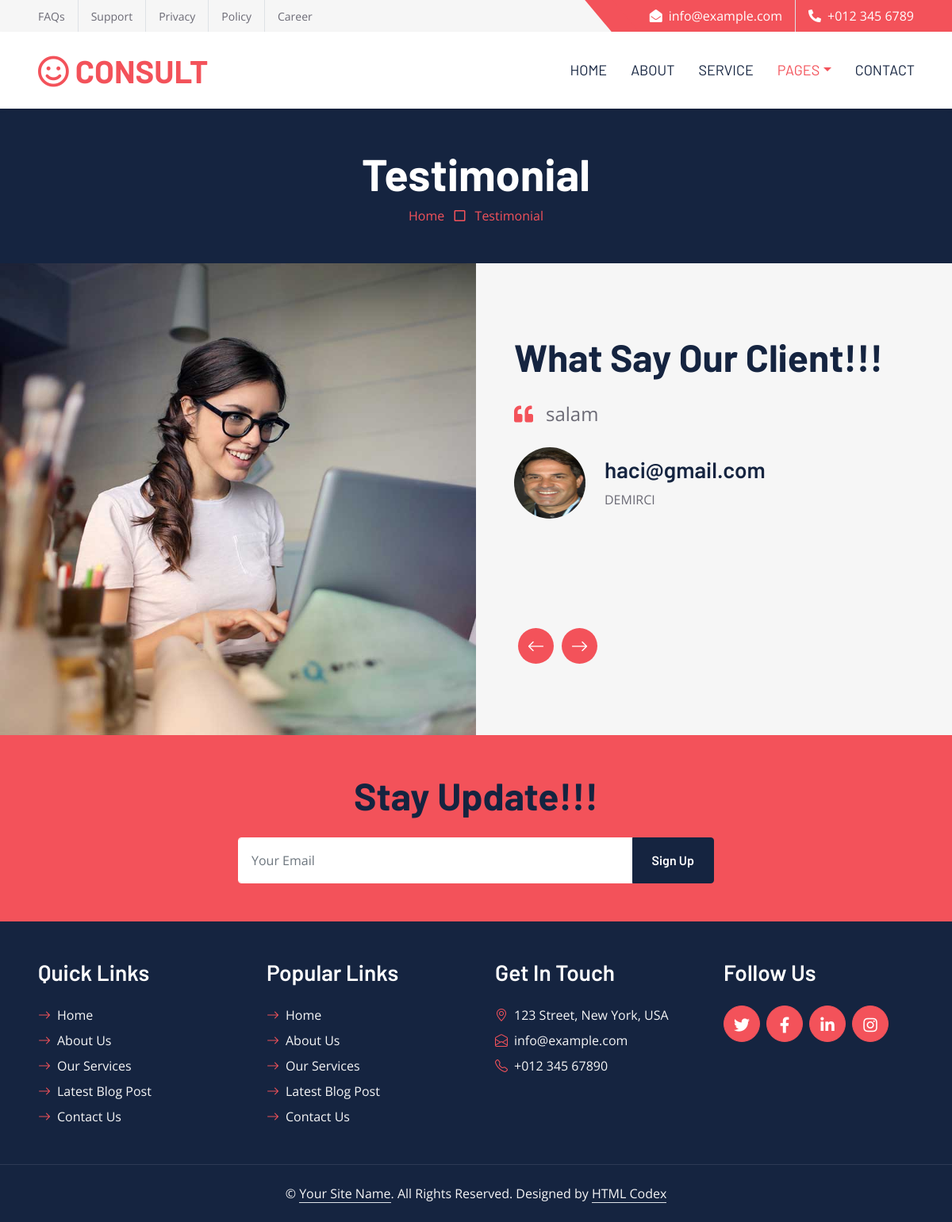
Page /testimonial/ on the committed database.
### my_app/models.py (models this page shows, shortened)
class Testimonial(DateMixin):
    description = models.TextField(verbose_name='metn')
    user  = models.ForeignKey(User,on_delete=models.SET_NULL,null=True,blank=True)
    profesion  = models.CharField(max_length=255,verbose_name='ixtisas',null=True,blank=True)
    class Meta:
     ordering = ('-created_at',)
     verbose_name = 'istifadeci reyi'
     verbose_name_plural = 'istifadeci reyleri'

### account/models.py (models this page shows, shortened)
class MyUser(AbstractBaseUser):
    email = models.EmailField(unique=True, max_length=120)
    name = models.CharField(max_length=40, verbose_name="Istifadəçi adi", blank=True, null=True)
    surname = models.CharField(max_length=40, verbose_name="Istifadəçi soyadi", blank=True, null=True)
    pp = models.ImageField(upload_to="accounts/", blank=True, null=True)
    age = models.CharField(max_length=255, verbose_name="Age")
    birthday = models.DateField(null=True, blank=True)
    gender = models.CharField(max_length=20, null=True, blank=True)
    phone = models.CharField(max_length=100, null=True, blank=True)
    slug = models.SlugField(unique=True)
    activation_code = models.CharField(max_length=50, unique=True, blank=True, null=True)
    password_reset_code = models.CharField(max_length=120, blank=True, null=True)
    created_at = models.DateTimeField(auto_now_add=True)
    is_active = models.BooleanField(default=True)
    is_staff = models.BooleanField(default=False)
    is_superuser = models.BooleanField(default=False)
    objects = MyUserManager()
    USERNAME_FIELD = 'email'
    class Meta:
        ordering = ['-created_at']
        verbose_name = 'MyUser'
        verbose_name_plural = 'MyUser'

### my_app/views.py (the view)
# urls.py: path('testimonial/',testimonial_view,name = 'testimonial'),
def testimonial_view(request):
    reyler = Testimonial.objects.all()
    context = {
        'reyler':reyler
    }
    return render(request,'testimonial.html',context)

### my_app/context_processor.py (called while the page is built)
def data_sender(request):
    main_detail = MainDetails.objects.first()
    return {"main_detail": main_detail,}

### templates/testimonial.html (shortened to what this page needs)
{% load static %}
<!DOCTYPE html>
<html lang="en">
<head>
    <link href="https://cdnjs.cloudflare.com/ajax/libs/font-awesome/5.10.0/css/all.min.css" rel="stylesheet">
    <link href="https://cdn.jsdelivr.net/npm/bootstrap-icons@1.4.1/font/bootstrap-icons.css" rel="stylesheet">
    <link href="{% static 'lib/owlcarousel/assets/owl.carousel.min.css' %}" rel="stylesheet">
    <link href="{% static 'css/bootstrap.min.css' %}" rel="stylesheet">
    <link href="{% static 'css/style.css' %}" rel="stylesheet">
</head>
<div>
    <div class="container-fluid bg-secondary ps-5 pe-0 d-none d-lg-block">
        <div class="row gx-0">
            <div class="col-md-6 text-center text-lg-start mb-2 mb-lg-0">
                <div class="d-inline-flex align-items-center">
                    <a class="text-body py-2 pe-3 border-end" href=""><small>FAQs</small></a>
                    <a class="text-body py-2 px-3 border-end" href=""><small>Support</small></a>
                    <a class="text-body py-2 px-3 border-end" href=""><small>Privacy</small></a>
                    <a class="text-body py-2 px-3 border-end" href=""><small>Policy</small></a>
                    <a class="text-body py-2 ps-3" href=""><small>Career</small></a>
                </div>
            </div>
            <div class="col-md-6 text-center text-lg-end">
                <div class="position-relative d-inline-flex align-items-center bg-primary text-white top-shape px-5">
                    <div class="me-3 pe-3 border-end py-2">
                        <p class="m-0"><i class="fa fa-envelope-open me-2"></i>info@example.com</p>
                    </div>
                    <div class="py-2">
                        <p class="m-0"><i class="fa fa-phone-alt me-2"></i>+012 345 6789</p>
                    </div>
                </div>
            </div>
        </div>
    </div>
    <nav class="navbar navbar-expand-lg bg-white navbar-light shadow-sm px-5 py-3 py-lg-0">
        <a href="index.html" class="navbar-brand p-0">
            <h1 class="m-0 text-uppercase text-primary"><i class="far fa-smile text-primary me-2"></i>consult</h1>
        </a>
        <div class="collapse navbar-collapse" id="navbarCollapse">
            <div class="navbar-nav ms-auto py-0 me-n3">
                <a href="index.html" class="nav-item nav-link">Home</a>
                <a href="about.html" class="nav-item nav-link">About</a>
                <a href="service.html" class="nav-item nav-link">Service</a>
                <div class="nav-item dropdown">
                    <a href="#" class="nav-link dropdown-toggle active" data-bs-toggle="dropdown">Pages</a>
                </div>
                <a href="contact.html" class="nav-item nav-link">Contact</a>
            </div>
        </div>
    </nav>
    <div class="container-fluid bg-dark p-5">
        <div class="row">
            <div class="col-12 text-center">
                <h1 class="display-4 text-white">Testimonial</h1>
                <a href="">Home</a>
                <i class="far fa-square text-primary px-2"></i>
                <a href="">Testimonial</a>
            </div>
        </div>
    </div>
    <div class="container-fluid bg-secondary p-0">
        <div class="row g-0">
            <div class="col-lg-6" style="min-height: 500px;">
                <div class="position-relative h-100">
                    <img class="position-absolute w-100 h-100" src="img/testimonial.jpg" style="object-fit: cover;">
                </div>
            </div>
            <div class="col-lg-6 py-6 px-5">
                <h1 class="display-5 mb-4">What Say Our Client!!!</h1>
                <div class="owl-carousel testimonial-carousel">
                    {% for t in reyler %}
                    <div class="testimonial-item">
                        <p class="fs-4 fw-normal mb-4"><i class="fa fa-quote-left text-primary me-3"></i>{{t.description}}</p>
                        <div class="d-flex align-items-center">
                            <img class="img-fluid rounded-circle" src="{{t.user.pp.url}}" alt="">
                            <div class="ps-4">
                                <h3>{{t.user.email}}</h3>
                                <span class="text-uppercase">{{t.profesion}}</span>
                            </div>
                        </div>
                    </div>
                    {% endfor %}
                </div>
            </div>
        </div>
    </div>
    <div class="container-fluid bg-primary text-secondary p-5">
        <div class="row g-5">
            <div class="col-12 text-center">
                <h1 class="display-5 mb-4">Stay Update!!!</h1>
                <form class="mx-auto" style="max-width: 600px;">
                    <div class="input-group">
                        <input type="text" class="form-control border-white p-3" placeholder="Your Email">
                        <button class="btn btn-dark px-4">Sign Up</button>
                    </div>
                </form>
            </div>
        </div>
    </div>
    <div class="container-fluid bg-dark text-secondary p-5">
        <div class="row g-5">
            <div class="col-lg-3 col-md-6">
                <h3 class="text-white mb-4">Quick Links</h3>
                <div class="d-flex flex-column justify-content-start">
                    <a class="text-secondary mb-2" href="#"><i class="bi bi-arrow-right text-primary me-2"></i>Home</a>
                    <a class="text-secondary mb-2" href="#"><i class="bi bi-arrow-right text-primary me-2"></i>About Us</a>
                    <a class="text-secondary mb-2" href="#"><i class="bi bi-arrow-right text-primary me-2"></i>Our Services</a>
                    <a class="text-secondary mb-2" href="#"><i class="bi bi-arrow-right text-primary me-2"></i>Latest Blog Post</a>
                    <a class="text-secondary" href="#"><i class="bi bi-arrow-right text-primary me-2"></i>Contact Us</a>
                </div>
            </div>
            <div class="col-lg-3 col-md-6">
                <h3 class="text-white mb-4">Popular Links</h3>
                <div class="d-flex flex-column justify-content-start">
                    <a class="text-secondary mb-2" href="#"><i class="bi bi-arrow-right text-primary me-2"></i>Home</a>
                    <a class="text-secondary mb-2" href="#"><i class="bi bi-arrow-right text-primary me-2"></i>About Us</a>
                    <a class="text-secondary mb-2" href="#"><i class="bi bi-arrow-right text-primary me-2"></i>Our Services</a>
                    <a class="text-secondary mb-2" href="#"><i class="bi bi-arrow-right text-primary me-2"></i>Latest Blog Post</a>
                    <a class="text-secondary" href="#"><i class="bi bi-arrow-right text-primary me-2"></i>Contact Us</a>
                </div>
            </div>
            <div class="col-lg-3 col-md-6">
                <h3 class="text-white mb-4">Get In Touch</h3>
                <p class="mb-2"><i class="bi bi-geo-alt text-primary me-2"></i>123 Street, New York, USA</p>
                <p class="mb-2"><i class="bi bi-envelope-open text-primary me-2"></i>info@example.com</p>
                <p class="mb-0"><i class="bi bi-telephone text-primary me-2"></i>+012 345 67890</p>
            </div>
            <div class="col-lg-3 col-md-6">
                <h3 class="text-white mb-4">Follow Us</h3>
                <div class="d-flex">
                    <a class="btn btn-lg btn-primary btn-lg-square rounded-circle me-2" href="#"><i class="fab fa-twitter fw-normal"></i></a>
                    <a class="btn btn-lg btn-primary btn-lg-square rounded-circle me-2" href="#"><i class="fab fa-facebook-f fw-normal"></i></a>
                    <a class="btn btn-lg btn-primary btn-lg-square rounded-circle me-2" href="#"><i class="fab fa-linkedin-in fw-normal"></i></a>
                    <a class="btn btn-lg btn-primary btn-lg-square rounded-circle" href="#"><i class="fab fa-instagram fw-normal"></i></a>
                </div>
            </div>
        </div>
    </div>
    <div class="container-fluid bg-dark text-secondary text-center border-top py-4 px-5" style="border-color: rgba(256, 256, 256, .1) !important;">
        <p class="m-0">&copy; <a class="text-secondary border-bottom" href="#">Your Site Name</a>. All Rights Reserved. Designed by <a class="text-secondary border-bottom" href="https://htmlcodex.com">HTML Codex</a></p>
    </div>
</body>
</html>

### static/css/style.css (style rules this page uses)
:root { --primary: #F3525A; --secondary: #F6F6F6; --light: #FFFFFF; --dark: #152440; }
h1, h2, .font-weight-bold { font-weight: 700 !important; }
h3, h4, .font-weight-semi-bold { font-weight: 600 !important; }
.py-6 { padding-top: 90px; padding-bottom: 90px; }
.btn { font-family: 'Barlow', sans-serif; font-weight: 600; transition: .5s; }
.btn-primary { color: #FFFFFF; }
.btn-lg-square { width: 46px; height: 46px; }
.btn-square, .btn-sm-square, .btn-lg-square { padding-left: 0; padding-right: 0; text-align: center; }
.top-shape::before { position: absolute; content: ""; width: 35px; height: 100%; top: 0; left: -17px; background: var(--primary); transform: skew(40deg); }
.navbar-light .navbar-nav .nav-link { font-family: 'Barlow', sans-serif; padding: 35px 15px; font-size: 18px; text-transform: uppercase; color: var(--dark); outline: none; transition: .5s; }
.navbar-light .navbar-nav .nav-link:hover, .navbar-light .navbar-nav .nav-link.active { color: var(--primary); }
.testimonial-carousel .owl-item img { width: 90px; height: 90px; }

### rows in the picture
Testimonial: description "salam", user.pp (picture), user.email "haci@gmail.com", profesion "DEMIRCI"
